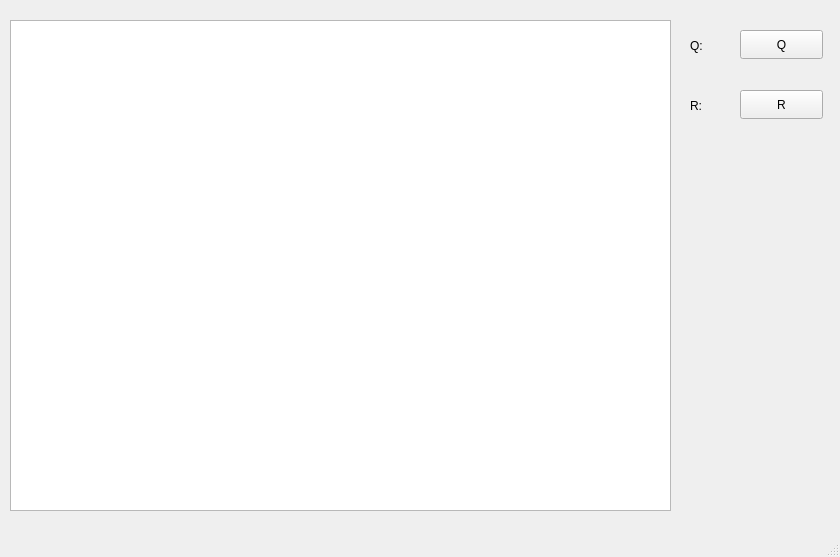
<?xml version="1.0" encoding="UTF-8"?>
<ui version="4.0">
 <class>MainWindow</class>
 <widget class="QMainWindow" name="MainWindow">
  <property name="geometry">
   <rect>
    <x>0</x>
    <y>0</y>
    <width>840</width>
    <height>557</height>
   </rect>
  </property>
  <property name="windowTitle">
   <string>MainWindow</string>
  </property>
  <widget class="QWidget" name="centralwidget">
   <widget class="QTableWidget" name="tableWidget">
    <property name="geometry">
     <rect>
      <x>10</x>
      <y>20</y>
      <width>661</width>
      <height>491</height>
     </rect>
    </property>
   </widget>
   <widget class="QLabel" name="label_3">
    <property name="geometry">
     <rect>
      <x>690</x>
      <y>90</y>
      <width>31</width>
      <height>31</height>
     </rect>
    </property>
    <property name="text">
     <string>R:</string>
    </property>
   </widget>
   <widget class="QLabel" name="label_4">
    <property name="geometry">
     <rect>
      <x>690</x>
      <y>30</y>
      <width>31</width>
      <height>31</height>
     </rect>
    </property>
    <property name="text">
     <string>Q:</string>
    </property>
   </widget>
   <widget class="QPushButton" name="Q">
    <property name="geometry">
     <rect>
      <x>740</x>
      <y>30</y>
      <width>83</width>
      <height>29</height>
     </rect>
    </property>
    <property name="text">
     <string>Q</string>
    </property>
   </widget>
   <widget class="QPushButton" name="R">
    <property name="geometry">
     <rect>
      <x>740</x>
      <y>90</y>
      <width>83</width>
      <height>29</height>
     </rect>
    </property>
    <property name="text">
     <string>R</string>
    </property>
   </widget>
  </widget>
  <widget class="QMenuBar" name="menubar">
   <property name="geometry">
    <rect>
     <x>0</x>
     <y>0</y>
     <width>840</width>
     <height>25</height>
    </rect>
   </property>
  </widget>
  <widget class="QStatusBar" name="statusbar"/>
 </widget>
 <resources/>
 <connections/>
</ui>
